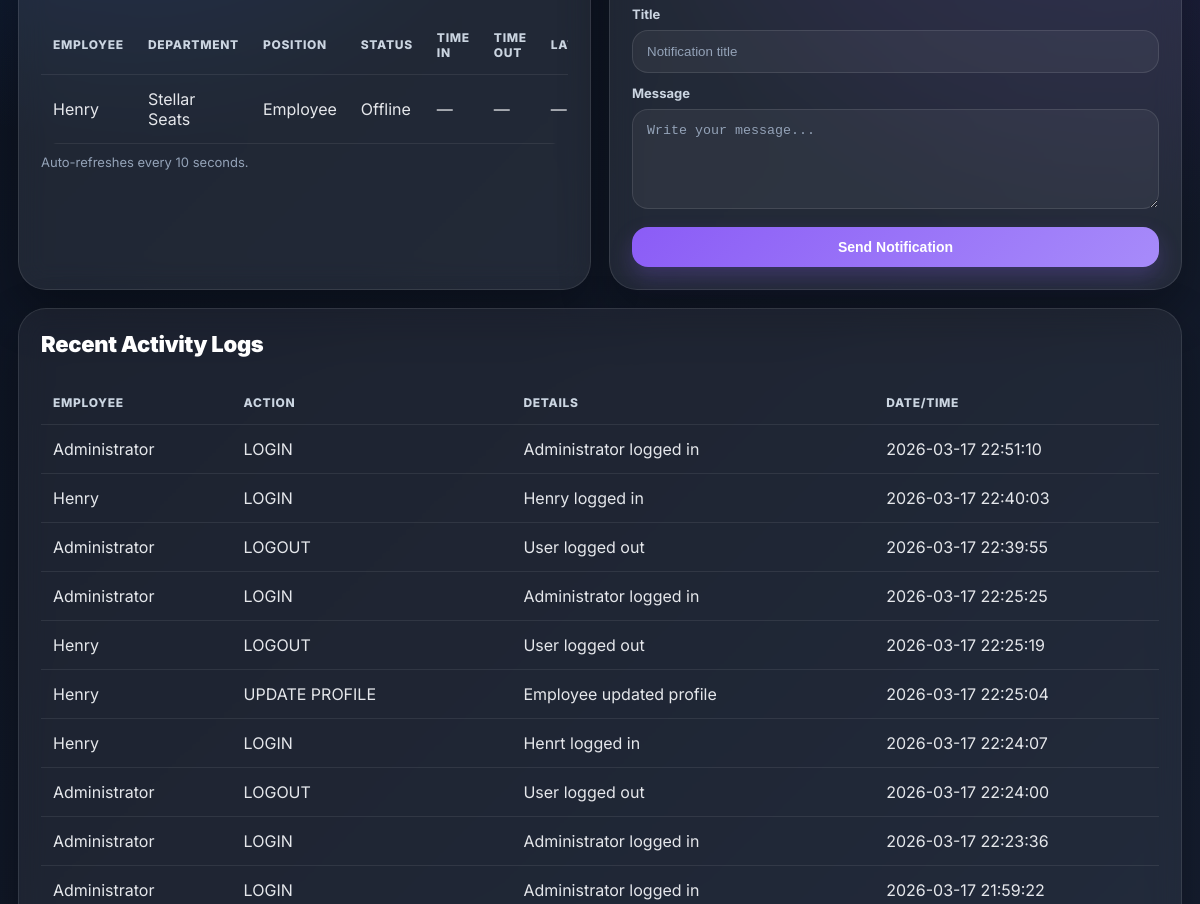
Page /admin (signed in, middle part) on the earlier database version.
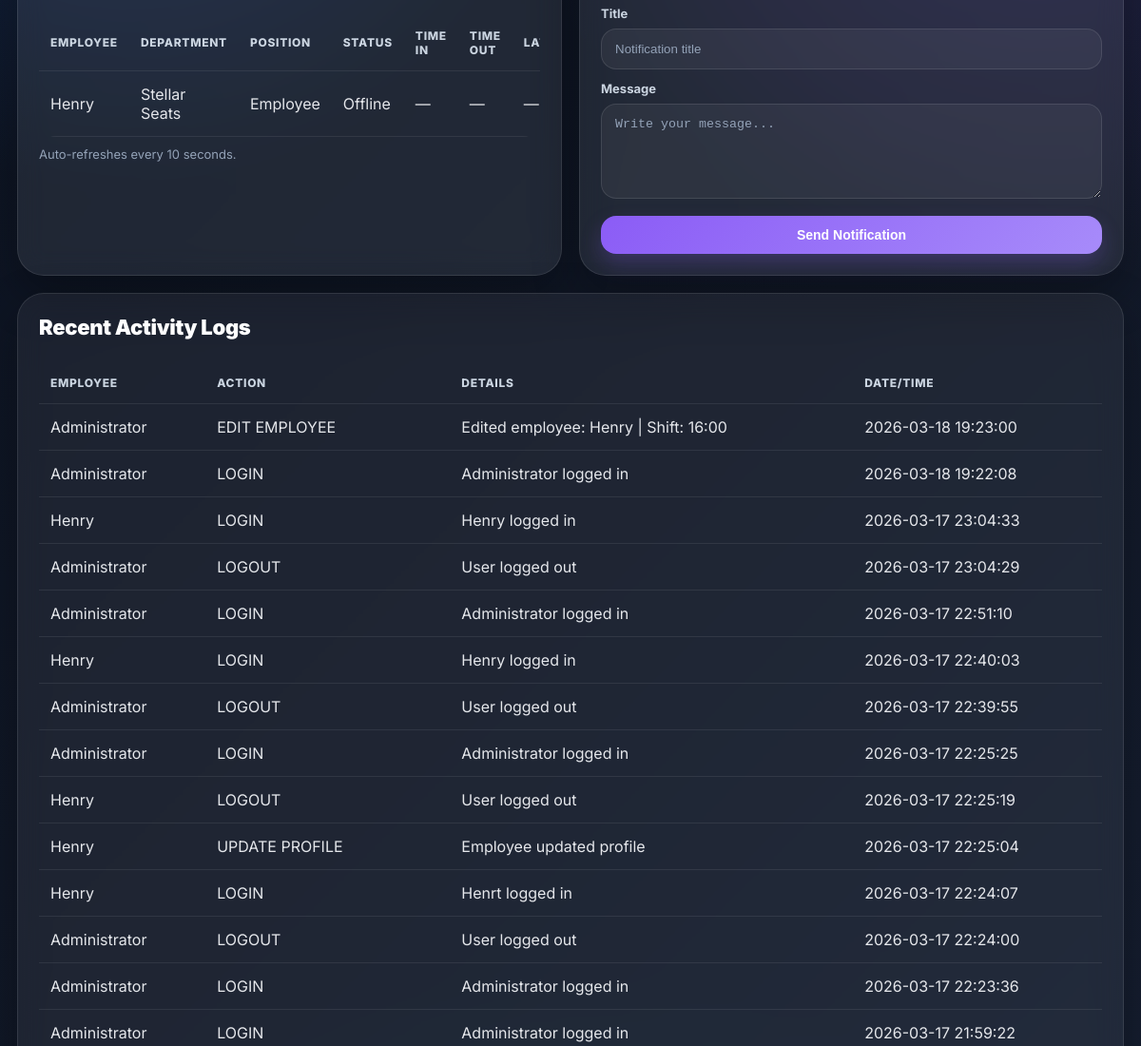
Same page on the later database version.
### tables this page shows
CREATE TABLE users (
            id INTEGER PRIMARY KEY AUTOINCREMENT,
            full_name TEXT NOT NULL,
            username TEXT NOT NULL UNIQUE,
            password_hash TEXT NOT NULL,
            role TEXT NOT NULL DEFAULT 'employee',
            profile_image TEXT,
            created_at TEXT NOT NULL
        , department TEXT DEFAULT 'Stellar Seats', position TEXT DEFAULT 'Employee', is_active INTEGER NOT NULL DEFAULT 1, shift_start TEXT DEFAULT '09:00');

CREATE TABLE activity_logs (
            id INTEGER PRIMARY KEY AUTOINCREMENT,
            user_id INTEGER NOT NULL,
            action TEXT NOT NULL,
            details TEXT,
            created_at TEXT NOT NULL,
            FOREIGN KEY (user_id) REFERENCES users (id)
        );

### app.py (the view)
@app.route("/admin")
@login_required(role="admin")
def admin_dashboard():
    status_filter = request.args.get("status", "").strip()
    search = request.args.get("search", "").strip()
    employees = get_admin_employee_rows(status_filter=status_filter, search=search)
    db = get_db()
    all_users = db.execute("""
        SELECT * FROM users
        WHERE role = 'employee'
        ORDER BY full_name ASC
    """).fetchall()
    logs = db.execute("""
        SELECT a.*, u.full_name
        FROM activity_logs a
        JOIN users u ON u.id = a.user_id
        ORDER BY a.id DESC
        LIMIT 25
    """).fetchall()
    late_today = db.execute("""
        SELECT COUNT(*) AS cnt
        FROM attendance
        WHERE work_date = ? AND late_flag = 1
    """, (today_str(),)).fetchone()["cnt"]
    stats_employees = []
    for user in all_users:
        stats_employees.append(get_user_live_status(user["id"]))
    stats = {
        "total_employees": len(all_users),
        "timed_in": len([x for x in stats_employees if x == "Timed In"]),
        "on_break": len([x for x in stats_employees if x == "On Break"]),
        "timed_out": len([x for x in stats_employees if x == "Timed Out"]),
        "offline": len([x for x in stats_employees if x == "Offline"]),
        "late_today": late_today
    }
    return render_template(
        "admin_dashboard.html",
        employees=employees,
        logs=logs,
        stats=stats,
        status_filter=status_filter,
        search=search
    )

### app.py (called while the page is built, shortened)
def now_dt():
    return datetime.now(APP_TIMEZONE)

def today_str():
    return now_dt().strftime("%Y-%m-%d")

def get_db():
    if "db" not in g:
        g.db = sqlite3.connect(DATABASE)
        g.db.row_factory = sqlite3.Row
    return g.db

def login_required(role=None):
    def decorator(f):
        @wraps(f)
        def wrapped(*args, **kwargs):
            if "user_id" not in session:
                flash("Please log in first.", "warning")
                return redirect(url_for("login"))
            if role and session.get("role") != role:
                flash("Access denied.", "danger")
                if session.get("role") == "admin":
                    return redirect(url_for("admin_dashboard"))
                return redirect(url_for("dashboard"))
            return f(*args, **kwargs)
        return wrapped
    return decorator

def get_user_by_id(user_id):
    db = get_db()
    return db.execute("SELECT * FROM users WHERE id = ?", (user_id,)).fetchone()

def get_today_attendance(user_id):
    db = get_db()
    return db.execute("""
        SELECT * FROM attendance
        WHERE user_id = ? AND work_date = ?
        ORDER BY id DESC LIMIT 1
    """, (user_id, today_str())).fetchone()

def get_open_break(user_id):
    db = get_db()
    return db.execute("""
        SELECT * FROM breaks
        WHERE user_id = ? AND work_date = ? AND break_end IS NULL
        ORDER BY id DESC LIMIT 1
    """, (user_id, today_str())).fetchone()

def get_user_live_status(user_id):
    attendance = get_today_attendance(user_id)
    open_break = get_open_break(user_id)
    if not attendance:
        return "Offline"

@app.context_processor
def inject_globals():
    user = None
    unread_count = 0
    if session.get("user_id"):
        user = get_user_by_id(session["user_id"])
        db = get_db()
        unread = db.execute("""
            SELECT COUNT(*) AS cnt FROM notifications
            WHERE user_id = ? AND is_read = 0
        """, (session["user_id"],)).fetchone()
        unread_count = unread["cnt"] if unread else 0
    return dict(
        current_user=user,
        unread_count=unread_count,
        is_image=is_image
    )

### templates/admin_dashboard.html (shortened to what this page needs)
{% extends "base.html" %}
{% block content %}
<div class="grid grid-2" style="margin-top:18px;">
    <div class="card">
        <div class="table-wrap">
            <table>
                <thead>
                    <tr>
                        <th>Employee</th>
                        <th>Department</th>
                        <th>Position</th>
                        <th>Status</th>
                        <th>Time In</th>
                        <th>Time Out</th>
                        <th>Late</th>
                    </tr>
                </thead>
                <tbody id="liveStatusBody">
                    {% for emp in employees %}
                    <tr>
                        <td>{{ emp.full_name }}</td>
                        <td>{{ emp.department }}</td>
                        <td>{{ emp.position }}</td>
                        <td>{{ emp.status }}</td>
                        <td>{{ emp.time_in or '—' }}</td>
                        <td>{{ emp.time_out or '—' }}</td>
                        <td>
                            {% if emp.late_flag == 1 %}
                                <span class="status status-red">Late {{ emp.late_minutes }}m</span>
                            {% else %}
                                —
                            {% endif %}
                        </td>
                    </tr>
                    {% endfor %}
                </tbody>
            </table>
        </div>
        <p class="small muted" style="margin-top:10px;">Auto-refreshes every 10 seconds.</p>
    </div>
    <div class="card">
        <form method="POST" action="{{ url_for('send_admin_notification') }}">
            <label style="display:block; margin-top:12px;">Title</label>
            <input class="input" type="text" name="title" placeholder="Notification title" required>
            <label style="display:block; margin-top:12px;">Message</label>
            <textarea class="textarea" name="message" placeholder="Write your message..." required></textarea>
            <button class="btn btn-purple" type="submit" style="width:100%; margin-top:14px;">
                Send Notification
            </button>
        </form>
    </div>
</div>
<div class="card soft" style="margin-top:18px;">
    <div class="section-title">Recent Activity Logs</div>
    {% if logs %}
        <div class="table-wrap">
            <table>
                <thead>
                    <tr>
                        <th>Employee</th>
                        <th>Action</th>
                        <th>Details</th>
                        <th>Date/Time</th>
                    </tr>
                </thead>
                <tbody>
                    {% for log in logs %}
                    <tr>
                        <td>{{ log.full_name }}</td>
                        <td>{{ log.action }}</td>
                        <td>{{ log.details }}</td>
                        <td>{{ log.created_at }}</td>
                    </tr>
                    {% endfor %}
                </tbody>
            </table>
        </div>
    {% else %}
        <p class="muted">No logs yet.</p>
    {% endif %}
</div>
{% endblock %}

### templates/base.html (shortened to what this page needs)
<!DOCTYPE html>
<html lang="en">
<head>
</head>
<body>
<div class="page-shell">
    <div class="container">
        {% block content %}{% endblock %}
    </div>
</div>
</body>
</html>

### templates/base.html (style rules this page uses)
:root { --bg-1: #0b1220; --bg-2: #111827; --bg-3: #172033; --card: rgba(255,255,255,0.08); --card-2: rgba(255,255,255,0.06); --border: rgba(255,255,255,0.10); --text: #e5e7eb; --muted: #94a3b8; --white: #ffffff; --blue: #3b82f6; --blue-2: #60a5fa; --green: #10b981; --yellow: #f59e0b; --red: #ef4444; --purple: #8b5cf6; --shadow: 0 20px 50px rgba(0,0,0,0.30); --radius-xl: 28px; --radius-lg: 20px; --radius-md: 16px; --radius-sm: 12px; }
* { box-sizing: border-box; margin: 0; padding: 0; }
html { scroll-behavior: smooth; }
body { font-family: 'Inter', sans-serif; color: var(--text); min-height: 100vh; background: radial-gradient(circle at 10% 10%, rgba(59,130,246,0.20), transparent 22%), radial-gradient(circle at 90% 12%, rgba(139,92,246,0.18), transparent 25%), radial-gradient(circle at 50% 100%, rgba(16,185,129,0.10), transparent 30%), linear-gradient(135deg, var(--bg-1), var(--bg-2), var(--bg-3)); }
.page-shell { max-width: 1450px; margin: 0 auto; padding: 0 18px 40px; }
.container { margin-top: 22px; }
.card { background: var(--card); border: 1px solid var(--border); border-radius: var(--radius-xl); padding: 22px; box-shadow: var(--shadow); backdrop-filter: blur(14px); }
.card.soft { background: var(--card-2); }
.grid { display: grid; gap: 18px; }
.grid-2 { grid-template-columns: repeat(2, minmax(0, 1fr)); }
.section-title { font-size: 22px; font-weight: 900; color: var(--white); margin-bottom: 14px; letter-spacing: -0.3px; }
.muted { color: var(--muted); }
.small { font-size: 13px; }
.btn { border: none; border-radius: 16px; padding: 12px 16px; font-weight: 800; font-size: 14px; cursor: pointer; transition: 0.18s ease; display: inline-flex; align-items: center; justify-content: center; gap: 8px; }
.btn-purple { background: linear-gradient(135deg, var(--purple), #a78bfa); color: white; box-shadow: 0 10px 22px rgba(139,92,246,0.24); }
.input, .textarea, .file-input, select { width: 100%; border: 1px solid rgba(255,255,255,0.10); background: rgba(255,255,255,0.05); color: white; padding: 13px 14px; border-radius: 16px; outline: none; margin-top: 8px; transition: 0.18s ease; }
.input::placeholder, .textarea::placeholder { color: #94a3b8; }
.textarea { min-height: 100px; resize: vertical; }
label { font-size: 13px; color: #cbd5e1; font-weight: 700; }
table { width: 100%; border-collapse: collapse; margin-top: 10px; overflow: hidden; }
th, td { padding: 14px 12px; border-bottom: 1px solid rgba(255,255,255,0.08); text-align: left; vertical-align: middle; }
th { color: #cbd5e1; font-size: 12px; text-transform: uppercase; letter-spacing: 0.7px; font-weight: 800; }
.table-wrap { overflow-x: auto; border-radius: 18px; }

Differences in the rows shown:
added activity_logs: full_name "Administrator", action "EDIT EMPLOYEE", details "Edited employee: Henry | Shift: 16:00", created_at "2026-03-18 19:23:00"
added activity_logs: full_name "Administrator", action "LOGIN", details "Administrator logged in", created_at "2026-03-18 19:22:08"
added activity_logs: full_name "Henry", action "LOGIN", details "Henry logged in", created_at "2026-03-17 23:04:33"
added activity_logs: full_name "Administrator", action "LOGOUT", details "User logged out", created_at "2026-03-17 23:04:29"
